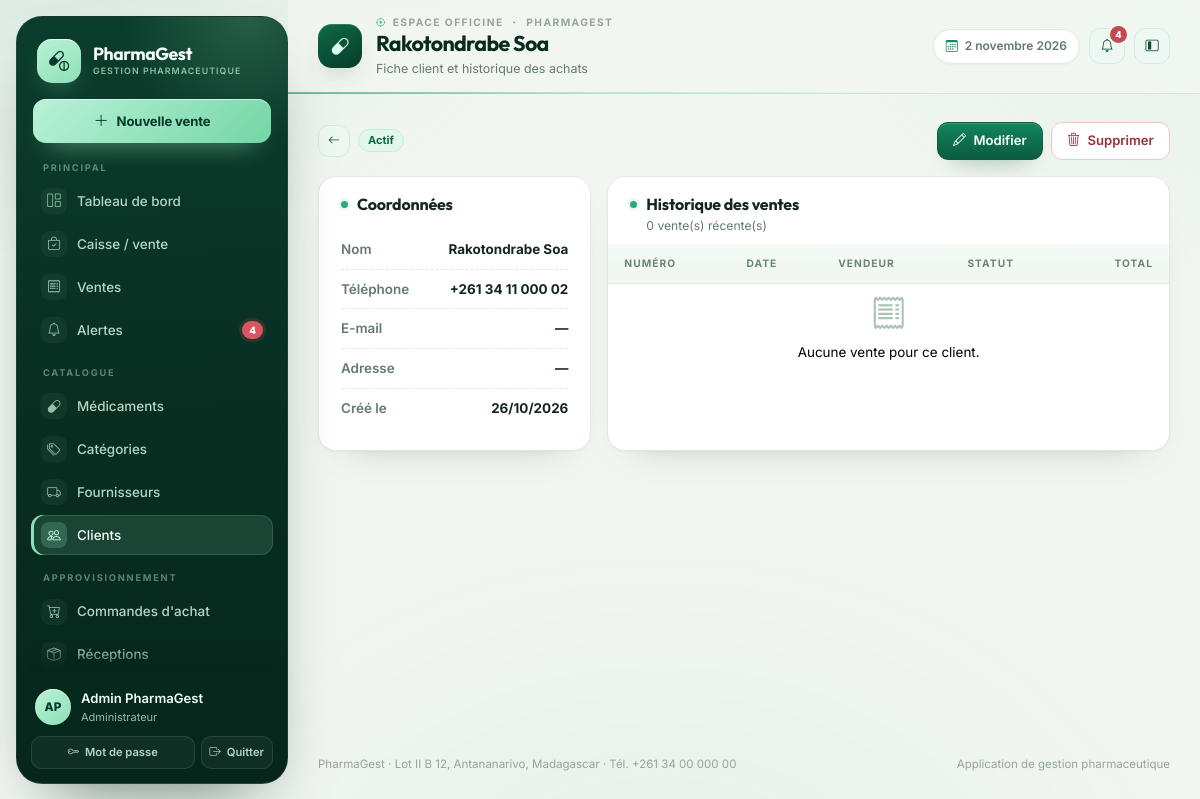
Page /clients/2/ (signed in) on the committed database.
### gestion/models.py (models this page shows, shortened)
class Utilisateur(AbstractUser):
    class Role(models.TextChoices):
        ADMIN = "ADMIN", "Administrateur"
        PHARMACIEN = "PHARMACIEN", "Pharmacien responsable"
        GESTIONNAIRE = "GESTIONNAIRE", "Gestionnaire de stock"
        CAISSIER = "CAISSIER", "Caissier"
        RESPONSABLE = "RESPONSABLE", "Responsable de gestion"
    role = models.CharField(
        "rôle", max_length=20, choices=Role.choices, default=Role.CAISSIER
    )
    telephone = models.CharField("téléphone", max_length=30, blank=True)
    cree_le = models.DateTimeField("créé le", auto_now_add=True)
    class Meta:
        verbose_name = "utilisateur"
        verbose_name_plural = "utilisateurs"
        ordering = ["username"]
    @property
    def nom_complet(self):
        return self.get_full_name() or self.username
    @property
    def est_admin(self):
        return self.is_superuser or self.role == self.Role.ADMIN
    @property
    def peut_vendre(self):
        return self.est_admin or self.role in {
            self.Role.PHARMACIEN,
            self.Role.CAISSIER,
        }
    @property
    def peut_voir_rapports(self):
        return self.est_admin or self.role in {
            self.Role.PHARMACIEN,
            self.Role.RESPONSABLE,
        }

class Client(models.Model):
    class Statut(models.TextChoices):
        ACTIF = "ACTIF", "Actif"
        INACTIF = "INACTIF", "Inactif"
    nom = models.CharField("nom", max_length=180, blank=True)
    telephone = models.CharField("téléphone", max_length=40, blank=True)
    email = models.EmailField("adresse e-mail", blank=True)
    adresse = models.TextField("adresse", blank=True)
    statut = models.CharField(
        "statut", max_length=10, choices=Statut.choices, default=Statut.ACTIF
    )
    date_creation = models.DateTimeField("date de création", auto_now_add=True)
    class Meta:
        verbose_name = "client"
        verbose_name_plural = "clients"
        ordering = ["nom"]
    @property
    def nom_affichage(self):
        return self.nom or "Client comptoir"

### gestion/views.py (the view)
# urls.py: path("clients/<int:pk>/", views.ClientDetailView.as_view(), name="client_detail"),
class ClientDetailView(LoginRequiredMixin, DetailView):
    model = Client
    template_name = "gestion/client_detail.html"
    context_object_name = "client"
    def get_context_data(self, **kwargs):
        contexte = super().get_context_data(**kwargs)
        contexte["ventes"] = self.object.ventes.select_related("utilisateur").order_by(
            "-date_vente"
        )[:20]
        return contexte

### gestion/templatetags/gestion_extras.py (called while the page is built)
@register.filter
def couleur_statut(statut):
    return COULEURS_STATUT.get(str(statut), "gray")

@register.filter
def initiales(utilisateur):
    if hasattr(utilisateur, "nom_complet"):
        nom = utilisateur.nom_complet
    else:
        nom = str(utilisateur)
    morceaux = [m for m in nom.replace("-", " ").split(" ") if m]
    if not morceaux:
        return "?"
    if len(morceaux) == 1:
        return morceaux[0][:2].upper()
    return (morceaux[0][0] + morceaux[-1][0]).upper()

### templates/gestion/client_detail.html (shortened to what this page needs)
{% extends "gestion/base.html" %}
{% load gestion_extras %}
{% block page_title %}{{ client.nom_affichage }}{% endblock %}
{% block page_subtitle %}Fiche client et historique des achats{% endblock %}
{% block contenu %}
<div class="pg-section-title">
  <div class="d-flex align-items-center gap-2">
    <a class="btn btn-sm btn-soft btn-icon" href="{% url 'gestion:client_liste' %}"><i class="bi bi-arrow-left"></i></a>
    <span class="pg-badge pg-badge-{{ client.statut|couleur_statut }}">{{ client.get_statut_display }}</span>
  </div>
  <div class="d-flex gap-2">
    {% if user.est_admin or user.role == 'PHARMACIEN' or user.role == 'CAISSIER' %}
    <a class="btn btn-primary" href="{% url 'gestion:client_modifier' client.pk %}"><i class="bi bi-pencil me-1"></i> Modifier</a>
    {% endif %}
{% if user.est_admin or user.role == 'PHARMACIEN' %}
    <a class="btn btn-outline-danger" href="{% url 'gestion:client_supprimer' client.pk %}" title="Supprimer" data-confirm="Êtes-vous sûr de supprimer ce client ?"><i class="bi bi-trash3 me-1"></i> Supprimer</a>
{% endif %}
  </div>
</div>
<div class="row g-3">
  <div class="col-lg-4">
    <div class="pg-card h-100">
      <div class="pg-card-header"><h3 class="pg-card-title">Coordonnées</h3></div>
      <div class="pg-card-body">
        <div class="pg-key"><span>Nom</span><span>{{ client.nom_affichage }}</span></div>
        <div class="pg-key"><span>Téléphone</span><span>{{ client.telephone|default:"—" }}</span></div>
        <div class="pg-key"><span>E-mail</span><span>{{ client.email|default:"—" }}</span></div>
        <div class="pg-key"><span>Adresse</span><span>{{ client.adresse|default:"—" }}</span></div>
        <div class="pg-key"><span>Créé le</span><span>{{ client.date_creation|date:"d/m/Y" }}</span></div>
      </div>
    </div>
  </div>
  <div class="col-lg-8">
    <div class="pg-card h-100">
      <div class="pg-card-header">
        <div>
          <h3 class="pg-card-title">Historique des ventes</h3>
          <p class="pg-card-sub">{{ ventes|length }} vente(s) récente(s)</p>
        </div>
      </div>
      <div class="pg-table-wrap mt-2">
        <table class="table table-hover align-middle">
          <thead><tr><th>Numéro</th><th>Date</th><th>Vendeur</th><th>Statut</th><th class="text-end">Total</th></tr></thead>
          <tbody>
            {% for vente in ventes %}
            <tr>
              <td><a class="pg-mono" href="{% url 'gestion:vente_detail' vente.pk %}">{{ vente.numero }}</a></td>
              <td>{{ vente.date_vente|date:"d/m/Y H:i" }}</td>
              <td class="pg-muted">{{ vente.utilisateur.nom_complet|default:"—" }}</td>
              <td><span class="pg-badge pg-badge-{{ vente.statut|couleur_statut }}">{{ vente.get_statut_display }}</span></td>
              <td class="text-end fw-bold">{{ vente.total|ariary }}</td>
            </tr>
            {% empty %}
            <tr><td colspan="5" class="pg-empty"><i class="bi bi-receipt"></i>Aucune vente pour ce client.</td></tr>
            {% endfor %}
          </tbody>
        </table>
      </div>
    </div>
  </div>
</div>
{% endblock %}

### templates/gestion/base.html (shortened to what this page needs)
{% load static %}
{% load gestion_extras %}
<!doctype html>
<html lang="fr">
<head>
  <link href="https://cdn.jsdelivr.net/npm/bootstrap@5.3.3/dist/css/bootstrap.min.css" rel="stylesheet">
  <link href="https://cdn.jsdelivr.net/npm/bootstrap-icons@1.11.3/font/bootstrap-icons.min.css" rel="stylesheet">
  <link rel="stylesheet" href="{% static 'css/pharmagest.css' %}">
</head>
<body>
{% with url_name=request.resolver_match.url_name %}
<div class="pg-shell" data-layout="expanded">
  <aside class="pg-sidebar" id="sidebar" aria-label="Menu principal de navigation">
    <a class="pg-brand" href="{% url 'gestion:tableau_bord' %}" aria-label="Accueil {{ pharmacie_nom }}">
      <span class="pg-brand-mark"><i class="bi bi-capsule-pill"></i></span>
      <span class="pg-brand-text">
        <span class="pg-brand-name">{{ pharmacie_nom }}</span>
        <span class="pg-brand-sub">Gestion pharmaceutique</span>
      </span>
    </a>
    {% if user.peut_vendre %}
    <a class="pg-side-cta" href="{% url 'gestion:caisse' %}" title="Ouvrir la caisse">
      <i class="bi bi-plus-lg"></i>
      <span>Nouvelle vente</span>
    </a>
    {% endif %}
    <nav class="pg-nav-groups" aria-label="Navigation">
      <div class="pg-nav-group">
        <div class="pg-nav-label">Principal</div>
        <div class="pg-nav">
          <a class="pg-nav-link {% if url_name == 'tableau_bord' %}active{% endif %}" href="{% url 'gestion:tableau_bord' %}" title="Tableau de bord">
            <i class="bi bi-grid-1x2"></i>
            <span>Tableau de bord</span>
          </a>
          {% if user.peut_vendre %}
          <a class="pg-nav-link {% if url_name == 'caisse' %}active{% endif %}" href="{% url 'gestion:caisse' %}" title="Caisse / vente">
            <i class="bi bi-bag-check"></i>
            <span>Caisse / vente</span>
          </a>
          {% endif %}
          <a class="pg-nav-link {% if url_name == 'vente_liste' or url_name == 'vente_detail' or url_name == 'retour_vente' or url_name == 'vente_annuler' %}active{% endif %}" href="{% url 'gestion:vente_liste' %}" title="Ventes">
            <i class="bi bi-receipt"></i>
            <span>Ventes</span>
          </a>
          <a class="pg-nav-link {% if url_name == 'alertes' %}active{% endif %}" href="{% url 'gestion:alertes' %}" title="Alertes">
            <i class="bi bi-bell"></i>
            {% if alertes_globales %}<span class="pg-nav-badge">{{ alertes_globales }}</span>{% endif %}
            <span>Alertes</span>
          </a>
        </div>
      </div>
      <div class="pg-nav-group">
        <div class="pg-nav-label">Catalogue</div>
        <div class="pg-nav">
          <a class="pg-nav-link " href="{% url 'gestion:medicament_liste' %}" title="Médicaments">
            <i class="bi bi-capsule"></i>
            <span>Médicaments</span>
          </a>
          <a class="pg-nav-link " href="{% url 'gestion:categorie_liste' %}" title="Catégories">
            <i class="bi bi-tags"></i>
            <span>Catégories</span>
          </a>
          <a class="pg-nav-link " href="{% url 'gestion:fournisseur_liste' %}" title="Fournisseurs">
            <i class="bi bi-truck"></i>
            <span>Fournisseurs</span>
          </a>
          <a class="pg-nav-link {% if url_name == 'client_liste' or url_name == 'client_detail' or url_name == 'client_ajouter' or url_name == 'client_modifier' %}active{% endif %}" href="{% url 'gestion:client_liste' %}" title="Clients">
            <i class="bi bi-people"></i>
            <span>Clients</span>
          </a>
        </div>
      </div>
      {% if user.est_admin or user.role == 'PHARMACIEN' or user.role == 'GESTIONNAIRE' or user.role == 'RESPONSABLE' %}
      <div class="pg-nav-group">
        <div class="pg-nav-label">Approvisionnement</div>
        <div class="pg-nav">
          <a class="pg-nav-link " href="{% url 'gestion:commande_liste' %}" title="Commandes d'achat">
            <i class="bi bi-cart-plus"></i>
            <span>Commandes d'achat</span>
          </a>
          <a class="pg-nav-link {% if url_name == 'reception_liste' or url_name == 'reception_detail' or url_name == 'commande_receptionner' %}active{% endif %}" href="{% url 'gestion:reception_liste' %}" title="Réceptions">
            <i class="bi bi-box-seam"></i>
            <span>Réceptions</span>
          </a>
        </div>
      </div>
      {% endif %}
    </nav>
    <div class="pg-sidebar-foot">
      <div class="pg-user">
        <span class="pg-avatar">{{ user.nom_complet|initiales }}</span>
        <span class="pg-user-text">
          <span class="name">{{ user.nom_complet }}</span>
          <span class="role">{{ user.get_role_display }}</span>
        </span>
      </div>
      <div class="actions">
        <a href="{% url 'gestion:mot_de_passe' %}" title="Modifier le mot de passe">
          <i class="bi bi-key"></i><span>Mot de passe</span>
        </a>
        <form method="post" action="{% url 'gestion:deconnexion' %}" class="m-0" title="Déconnexion">
          <button type="submit"><i class="bi bi-box-arrow-right"></i><span>Quitter</span></button>
        </form>
      </div>
    </div>
  </aside>
  <div class="pg-main">
    <header class="pg-topbar">
      <span class="pg-page-icon" aria-hidden="true"><i class="bi bi-capsule"></i></span>
      <div class="pg-heading">
        <div class="pg-crumb"><i class="bi bi-crosshair"></i> Espace officine <i class="bi bi-dot"></i> {{ pharmacie_nom }}</div>
        <h1 class="pg-page-title">{% block page_title %}Tableau de bord{% endblock %}</h1>
        <p class="pg-page-sub">{% block page_subtitle %}Vue d'ensemble de l'activité de la pharmacie{% endblock %}</p>
      </div>
      <div class="pg-topbar-actions">
        <span class="pg-date-chip"><i class="bi bi-calendar3"></i> {% now "j F Y" %}</span>
        <a class="btn btn-soft btn-icon position-relative" href="{% url 'gestion:alertes' %}" title="Alertes" aria-label="Alertes">
          <i class="bi bi-bell"></i>
          {% if alertes_globales %}
          <span class="pg-notif-dot">{{ alertes_globales }}</span>
          {% endif %}
        </a>
        <button class="pg-layout-toggle btn btn-soft btn-icon" type="button" aria-label="Basculer le menu compact" title="Menu compact" data-layout-toggle>
          <i class="bi bi-layout-sidebar-inset"></i>
        </button>
      </div>
    </header>
    <main class="pg-content" id="contenu">
      {% block contenu %}{% endblock %}
    </main>
    <footer class="pg-footer">
      <span>{{ pharmacie_nom }} · {{ pharmacie_adresse }} · Tél. {{ pharmacie_telephone }}</span>
      <span>Application de gestion pharmaceutique</span>
    </footer>
  </div>
</div>
{% endwith %}
</body>
</html>

### rows in the picture
Utilisateur: last_name "PharmaGest", nom_complet|initiales "AP", nom_complet "Admin PharmaGest", role "Administrateur", last_name "PHARMAGEST"
Client: nom_affichage "Rakotondrabe Soa", statut "Actif", telephone "+261 34 11 000 02", email "—", adresse "—", date_creation "26/10/2026"

### other values in the picture
{{ alertes_globales }} "4"
{{ ventes|length }} "0"
{{ pharmacie_adresse }} "Lot II B 12, Antananarivo, Madagascar"
{{ pharmacie_telephone }} "+261 34 00 000 00"
